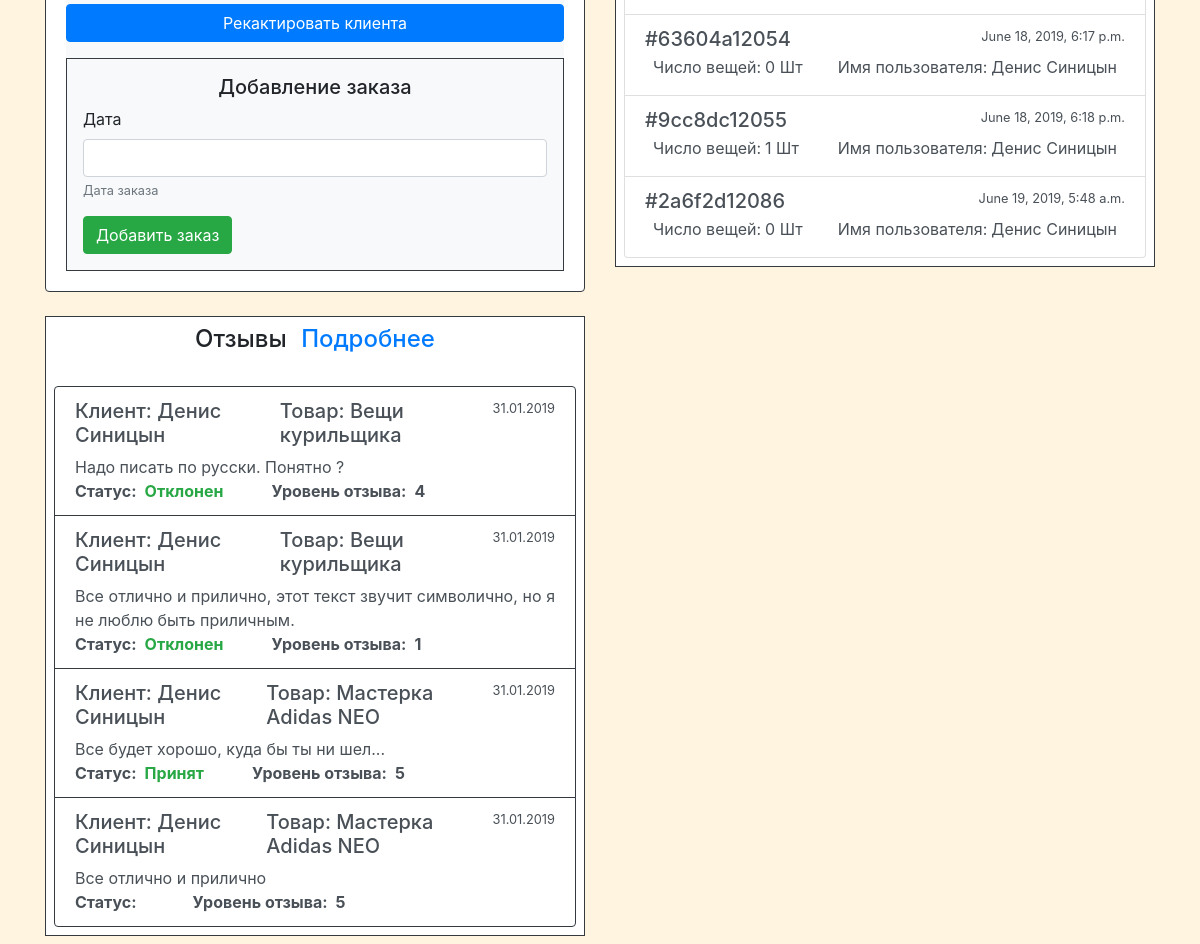
/admnkardperson/1 (signed in, lower part), run on an earlier commit of the app's database.
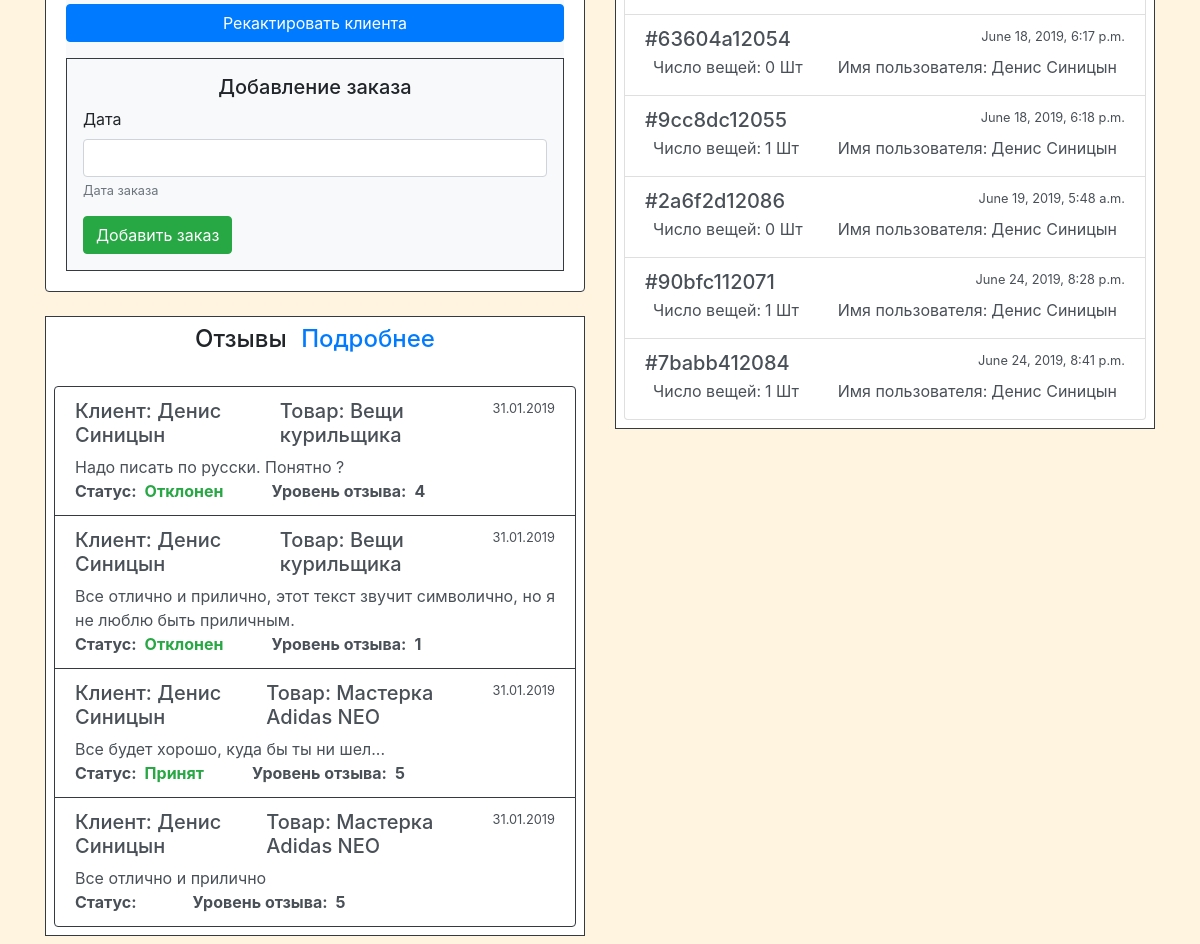
And on a later commit of the database.
### firstapp/models.py (models this page shows, shortened)
class Person(models.Model):
    user = models.OneToOneField(User,on_delete = models.CASCADE, null=True)
    sex = models.BooleanField(null=True)
    phone = models.IntegerField(null=True)
    Vk = models.TextField(null=True);
    Insta = models.TextField(null=True);
    Status = models.CharField(max_length=20,null=True)
    DateReg = models.DateField(null=True);
    DataLast = models.DateTimeField(null=True);
    Zamoroz = models.BooleanField(null=True);
    Email = models.TextField(null=True)
    name = models.CharField(db_index=True,max_length=300)
    PhotoPerson = models.TextField(null=True)
    Bird = models.DateField(null=True)
    Adress = models.TextField(null=True)
    balance = models.FloatField(null=True)
    class Meta:
        unique_together = ( 'Email',)
    objects = models.Manager()

class Zakaz(models.Model):
    status = models.BooleanField()
    nomer = models.TextField()
    date = models.DateTimeField()
    person = models.ForeignKey(Person, on_delete=models.CASCADE)
    vidann = models.BooleanField()
    class Meta:
        unique_together = ('nomer',)

### firstapp/views.py (the view, shortened to what this page needs)
# urls.py: path('admnkardperson/<int:id>', views.AdmMaxPerson),
def AdmMaxPerson(req,id):
    if not req.user.is_authenticated:
        return HttpResponseRedirect('/auto/')
    if req.user.person.Status != "Админ":
        return HttpResponseRedirect('/main/')
    client = adminikardclient(req)
    dannye = client.GetKardClientMax(id)
    return render(req, "Bot_Card-klient.html", context=dannye)

### firstapp/BAZA.py (called while the page is built)
    def GetPersonid(self, id):
        per = Person.objects.get(id=id);
        return per

### firstapp/BAZA_bue.py (called while the page is built)
    def miniNormTovar(self, tovar):
        size = SizeTovars.objects.filter(Tovar__id=tovar.id).values('Size__name','nalichie')
        arenda =  VidArendiTovars.objects.filter(tovar__id=tovar.id).values('vidArendi__name','stoimost','vikup','Vozvrat','platej')
        name = tovar.name
        opisanie = tovar.Opisanie
        brand = tovar.brand.name
        sex = tovar.Sex.name
        Material = tovar.Material
        Del = 'Не известно'
        if tovar.Del == True:
            Del = "Удален"
        else:
            Del = "Не удален"
        return {'size':size,'arenda':arenda, 'name':name,'opisanie':opisanie,'brand':brand,'sex':sex,'material':Material,'del':Del,'id':tovar.id}

    def PersonBalanse(self, person):
        minus = person.addpaid_set.filter(status=True, plusminus="False")
        plus = person.addpaid_set.filter(status=True, plusminus="True")
        Plus = 0
        for pl in plus:
            Plus = Plus + pl.money
        Minus = 0
        for mn in minus:
            Minus = Minus + mn.money
        return Plus - Minus

### templates/Bot_Card-klient.html (shortened to what this page needs)
{% extends "Bot_base.html" %}
{% load staticfiles %}
{% load widget_tweaks %}
{% block main %}
<div class="d-flex flex-column align-items-center mt-3">
    <div class="container">
        <div class="row">
            <div class="col">
    <div class="card mt-2 mb-4 border border-dark">
        <div class="card-body">
            <div class=" bg-light">
            <div class="d-flex flex-column justify-content-center">
            <div class="btn-group mt-2" role="group" aria-label="Basic example">
                <a href="/admeditperson/{{id}}" class="btn btn-primary ">Рекактировать клиента</a>
            </div>
			<form action="/admnkardperson/{{id}}" class="border border-dark mt-3 p-3" id="form" method="POST">
				<h5 class="text-center"> Добавление заказа </h5>
					<div class="form-group">
						<label >Дата</label>
						<input type="text" name="date" id="datepicker" class="form-control" required> </input>
						<small id="emailHelp" class="form-text text-muted">Дата заказа</small>
					</div>
					<button class="btn btn-success"  type="sumbit" > Добавить заказ </button>
			</form>
            </div>
    </div>
    </div>
    </div>
                <div class="container bg-white border-dark border p-2 mt-2 mb-2">
                    <h4 class="text-center">Отзывы <a href="/admnotzivi/?str=1&kolich=10&Client={{name}}" class="ml-2">Подробнее</a></h4>
                    <div class="list-group ">
                        {% for otz in otzivi %}
                <a href="/admnotziv/{{otz.otziv.id}}" class="list-group-item list-group-item-action flex-column align-items-start border border-dark">
                    <div class="d-flex w-100 justify-content-between">
                        <h5 class="mb-1">Клиент: {{otz.client.name}}</h5>
						<h5 class="mb-1">Товар: {{otz.tovar.name}}</h5>
                        <small>31.01.2019</small>
                    </div>
                    <div class=" text-justify  mt-1">
                        {{otz.otziv.Opisanie}}
                    </div>
					<div class="d-flex ">
						<div class="d-flex align-items-center font-weight-bold">
							<div>Статус:</div>
							<div class="ml-2 text-success">{{otz.otziv.Status}}</div>
						</div>
						<div class="d-flex align-items-center font-weight-bold ml-5">
								<div>Уровень отзыва:</div>
								<div class="ml-2">{{otz.otziv.zvezdi}}</div>
						</div>
					</div>
                </a>
					{% endfor %}
                    </div>
                </div>
                </div>
            <div class="col ">
                <div class="container bg-white border-dark border p-2 mt-2 mb-2">
                    {% for zakaz in zakazi %}
                    <a href="/admzakaz/{{zakaz.id}}" class="list-group-item list-group-item-action flex-column align-items-start ">
                        <div class="d-flex w-100 justify-content-between">
                            <h5 class="mb-1">#{{zakaz.nomer}}</h5>
                            <small>{{zakaz.date}}</small>
                        </div>
                        <div class="d-flex flex-wrap justify-content-between">
                            <div class="d-flex ml-2 mr-2">
                                <p class="mb-1 ">Число вещей: </p>
                                <p class="mb-1 ml-1">{{zakaz.kolich}} Шт</p>
                            </div>
                            <div class="d-flex ml-2 mr-2">
                                <p class="mb-1 ">Имя пользователя: </p>
                                <p class="mb-1 ml-1">{{zakaz.pers}}</p>
                            </div>
                        </div>
                    </a>
					{% endfor %}
                    </div>
                </div>
            </div>
        </div>
    </div>
{% endblock %}
{% block js %}
<link href="https://unpkg.com/gijgo@1.9.13/css/gijgo.min.css" rel="stylesheet" type="text/css" />
{% endblock %}

What changed in the data, as far as the page shows it:
added Zakaz: nomer "90bfc112071", date "June 24, 2019, 8:28 p.m."
added Zakaz: nomer "7babb412084", date "June 24, 2019, 8:41 p.m."
Also different on the page:
new list line: "# Число вещей: 1 Шт Имя пользователя:"
new list line: "Денис Синицын"
